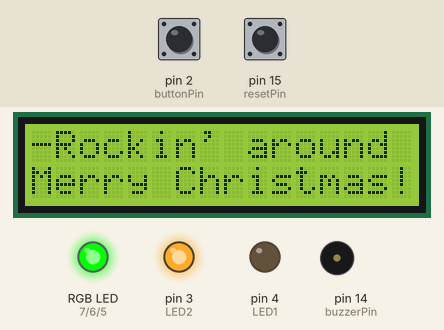
The sketch below on a simulated Arduino Uno, built with avr-gcc and run on an emulated ATmega328P. Parts: 16×2 character LCD, an RGB LED mixed from three pins (HIGH = lit), output pins drawn as LEDs (lit = HIGH), buzzer (waves = sounding). Dashed ring = blinking. Inputs (shaded band) come from the test bench; at power-on: pin 15 (resetPin) LOW, pin 2 (buttonPin) LOW.

Above: at 1.2 s.
1.3 s: pin 15 (resetPin) pulled HIGH for 0.15 s
At 1.9 s:
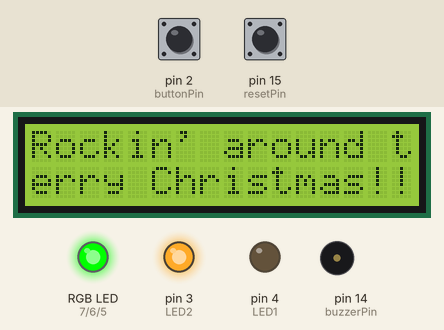
2.9 s: pin 2 (buttonPin) pulled HIGH for 0.15 s
At 3.48 s:
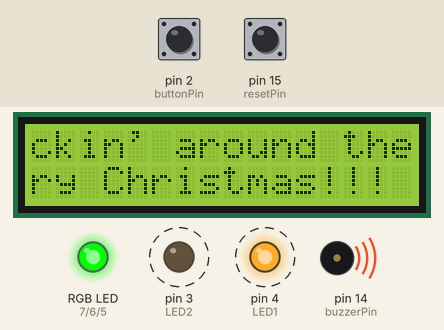
4.8 s: pin 2 (buttonPin) pulled HIGH for 1 s
At 6.0 s:
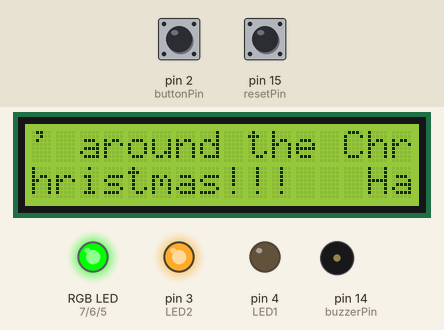
7.3 s: pin 2 (buttonPin) pulled HIGH for 0.15 s
At 7.89 s:
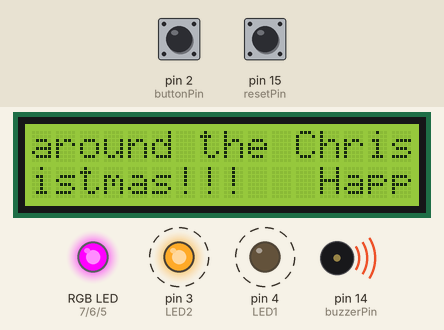
9.1 s: pin 15 (resetPin) pulled HIGH for 1 s
At 9.7 s:
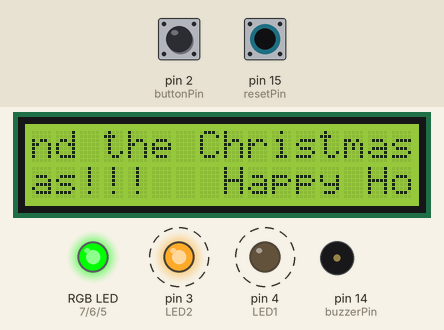
11.6 s: pin 15 (resetPin) pulled HIGH for 0.15 s
At 12.26 s:
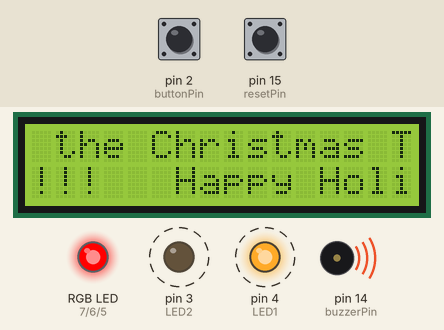
Timing chart, 0 to 16.6 s (numbered marks = the images above; inputs shaded):
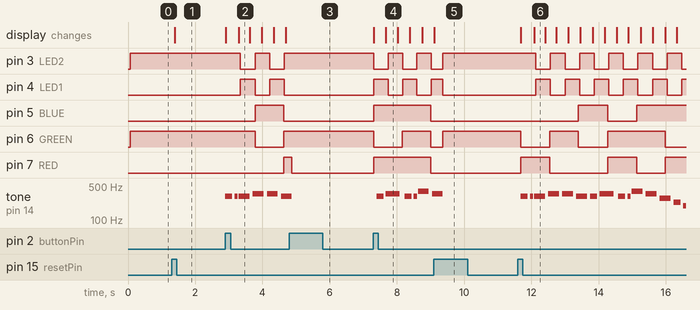

The sketch:

Pause_reset_with_song_and_RGB.ino
```cpp
const int buttonPin = 2;
const int resetPin = 15;
const int RED = 7;
const int GREEN = 6;
const int BLUE = 5;
const int LED1 = 4;
const int LED2 = 3;
boolean reading = false;
boolean previous = false;
boolean outputState = false;
boolean readingRESET = false;
boolean previousRESET = false;
boolean outputStateRESET = false;
boolean play = true;
unsigned long interval = 425.5;
unsigned long currentMillis;
unsigned long previousMillis = 0;
boolean stateLED1 = false;
boolean stateLED2 = true;
unsigned long scrollinterval = 350;
unsigned long scrollcurrentMillis;
unsigned long scrollpreviousMillis = 0;
boolean ScrollState = true;
unsigned long RGBinterval = 851;
unsigned long RGBcurrentMillis;
unsigned long RGBpreviousMillis = 0;
int RGBState = 0;
#include <LiquidCrystal.h>;
LiquidCrystal lcd(13, 12, 11, 10, 9, 8);
const int G3 =  196;
const int Ab3 = 208;
const int Bb3 = 233;
const int C4  = 262;
const int Db4 = 277;
const int Eb4 = 311;
const int E4  = 330;
const int F4  = 349;
const int G4  = 392;
const int Ab4 = 415;
const int Bb4 = 466;
const int R = 0;

int buzzerPin = 14;
int numNotes = 253;
int endingNumNotes1 = 12;
int endingNumNotes2 = 23;

int repeatedMelody[] = {
  Eb4, R, Eb4, R, Eb4, R, F4, R, F4, R,                 // Rock-in' A-round The
  Eb4, R, Eb4, R, F4, F4, R, Eb4, R, Eb4, R,            // Christ-mas Tree- at the
  G4, R, F4, R, Db4, R, Bb3, R, G3, G3, R, R, R, R,     // Christ-mas par-ty hop----

  F4, R, F4, R, F4, R, G4, R, G4, R,                    // Mis-tle-toe hung where
  F4, R, F4, R, G4, G4, R, F4, R, F4, R,                // you can see- ev-'ry
  Eb4, R, E4, R, F4, R, Db4, R, C4, R, R, R,            // cou-ple tries to stop----

  Eb4, R, Eb4, R, Eb4, R, F4, R, F4, R,                 // Rock-in' A-round The
  Eb4, R, Eb4, R, F4, F4, R, Eb4, R, Eb4, R,            // Christ-mas Tree- let the
  G4, R, F4, R, Db4, R, Bb3, R, G3, G3, R, R, R, R,     // Christ-mas spir-it ring----

  F4, R, F4, R, F4, R, G4, R, G4, R,                    // Lat-er we'll have some
  F4, R, F4, R, G4, G4, R, F4, R, F4, R,                // pun-kin pie- and we'll
  Eb4, R, E4, R, F4, R, G3, R, Ab3, R, R, R,            // do some car-ol-ing----

  F4, R, E4, R, F4, R, E4, R,                           // You will get a
  F4, R, Ab3, R, Db4, R, F4, R,                         // sen-ti-men-tal
  G4, R, Eb4, R, C4, R, Eb4, R, G4, R, R, R,            // feel-ing when you hear----

  Ab4, R, G4, R, Ab4, R, G4, R,                         // voic-es sing-ing
  Ab4, R, F4, R, G4, R, Ab4, R,                         // "Let's be jol-ly,
  Bb4, R, R, Ab4, R, G4, R, F4, R,                      // Deck----the halls with
  Eb4, R, F4, R, G4, R, Eb4, R,                         // boughs of hol-ly

  Eb4, R, Eb4, R, Eb4, R, F4, R, F4, R,                 // Rock-in' A-round The
  Eb4, R, Eb4, R, F4, F4, R, Eb4, R, Eb4, R,            // Christ-mas Tree- Have a
  G4, R, F4, R, Db4, R, Bb3, R, G3, G3, R, R, R, R,     // hap-py hol-i-day----

  F4, R, F4, R, F4, R, G4, R, G4, R,                    // Ev-'ry-one danc-ing
  F4, R, F4, R, G4, G4, R, F4, R, F4, R,                // mer-ri-ly-- in the
};
int endingMelody1[] = {
  Eb4, R, E4, R, F4, R, G3, R, Ab3, Ab3, R, R,                                               //Ending 1      // new old fash-ioned way----
};
int endingMelody2[] = {
  Eb4, R, R, E4, R, R, F4, R, R, G4, R, R, Bb4, Ab4, Ab4, Ab4, Ab4, Ab4, R, R, R, R, R,      //Ending 2      // new----old----fash----ioned----way------
};
// note durations: 4 = quarter note, 16 = eighth note, :
int repeatedNoteDurations[] = {
  6, 19.2, 12, 38.4, 4, 12.8, 4, 12.8, 4, 12.8,
  4, 12.8, 6, 19.2, 12, 4, 9.6, 6, 19.2, 12, 38.4,
  4, 12.8, 4, 12.8, 4, 12.8, 6, 19.2, 12, 2, 38.4, 2, 16, 4,

  6, 19.2, 12, 38.4, 4, 12.8, 4, 12.8, 4, 12.8,
  4, 12.8, 6, 19.2, 12, 4, 9.6, 6, 19.2, 12, 38.4,
  4, 12.8, 4, 12.8, 4, 12.8, 4, 12.8, 2, 2, 16, 4,

  6, 19.2, 12, 38.4, 4, 12.8, 4, 12.8, 4, 12.8,
  4, 12.8, 6, 19.2, 12, 4, 9.6, 6, 19.2, 12, 38.4,
  4, 12.8, 4, 12.8, 4, 12.8, 6, 19.2, 12, 2, 38.4, 2, 16, 4,

  6, 19.2, 12, 38.4, 4, 12.8, 4, 12.8, 4, 12.8,
  4, 12.8, 6, 19.2, 12, 4, 9.6, 6, 19.2, 12, 38.4,
  4, 12.8, 4, 12.8, 4, 12.8, 4, 12.8, 2, 2, 16, 4,

  4, 12.8, 4, 12.8, 4, 12.8, 4, 12.8,
  4, 12.8, 4, 12.8, 4, 12.8, 4, 12.8,
  4, 12.8, 4, 12.8, 4, 12.8, 4, 12.8, 2, 2, 16, 4,

  4, 12.8, 4, 12.8, 4, 12.8, 4, 12.8,
  4, 12.8, 4, 12.8, 4, 12.8, 4, 12.8,
  6, 19.2, 4, 12, 38.4, 4, 12.8, 4, 12.8,
  4, 12.8, 4, 12.8, 4, 12.8, 4, 12.8,

  6, 19.2, 12, 38.4, 4, 12.8, 4, 12.8, 4, 12.8,
  4, 12.8, 6, 19.2, 12, 4, 9.6, 6, 19.2, 12, 38.4,
  4, 12.8, 4, 12.8, 4, 12.8, 6, 19.2, 12, 2, 38.4, 2, 16, 4,

  6, 19.2, 12, 38.4, 4, 12.8, 4, 12.8, 4, 12.8,
  4, 12.8, 6, 19.2, 12, 4, 9.6, 6, 19.2, 12, 38.4,
};
int endingNoteDurations1[] = {
  4, 12.8, 4, 12.8, 4, 12.8, 4, 12.8, 2, 4, 4, 16,     //Ending 1
};
int endingNoteDurations2[] = {
  4, 4, 6.4, 4, 4, 6.4,             //5.25
  4, 4, 6.4, 4, 4, 6.4,               //5.25
  12, 6, 2, 4, 2, 4, 3.2, 3.2, 4, 1, 1,    //Ending 2                //
};
void setup() {
  pinMode(buttonPin, INPUT);
  pinMode(resetPin, INPUT);
  pinMode(RED, OUTPUT);
  pinMode(GREEN, OUTPUT);
  pinMode(BLUE, OUTPUT);
  pinMode(LED1, OUTPUT);
  pinMode(LED2, OUTPUT);
  pinMode(buzzerPin, OUTPUT);
  lcd.begin (16, 2);
  lcd.print ("-Rockin' around the Christmas Tree------Merry Christmas!!!   Happy Holidays!!!");
  digitalWrite(LED1, stateLED1);
  digitalWrite(LED2, stateLED2);
}
void loop() {
  reading = digitalRead(buttonPin);
  if (reading == true && previous == false) {
    outputState = !outputState;
  }
  previous = reading;

  if (outputState == false) {
    digitalWrite(BLUE, false);
    digitalWrite(RED, false);
    digitalWrite(GREEN, true);
    digitalWrite(LED1, false);
    digitalWrite(LED2, true);
    noTone(buzzerPin);
  }
  readingRESET = digitalRead(resetPin);
  if (readingRESET == true && previousRESET == false) {
    outputStateRESET = !outputStateRESET;
  }
  previousRESET = readingRESET;
  if (outputStateRESET == false) {
    digitalWrite(BLUE, false);
    digitalWrite(RED, false);
    digitalWrite(GREEN, true);
    digitalWrite(LED1, false);
    digitalWrite(LED2, true);
    noTone(buzzerPin);
    lcd.setCursor(0,0);
    lcd.print("-Rockin' around the Christmas Tree------Merry Christmas!!!   Happy Holidays!!!");
  }
  else {
    for (int thisNote = 0; thisNote < numNotes; thisNote++) {
      MillisLoop();
      pausebuttonLoop();
      resetbuttonLoop();
      if (!play) {
        RGBState = 0;
        digitalWrite(LED1, false);
        return;
      }
      int noteDuration1 = 1297 / repeatedNoteDurations[thisNote];
      tone(buzzerPin, repeatedMelody[thisNote], noteDuration1);
      for (int i = 1; i <= 16; i++) {
        delay(noteDuration1 / 16);
        MillisLoop();
      }
      noTone(buzzerPin);
    }
    for (int thisNote1 = 0; thisNote1 < endingNumNotes1; thisNote1++) {
      MillisLoop();
      pausebuttonLoop();
      resetbuttonLoop();
      if (!play) {
        RGBState = 0;
        digitalWrite(LED1, false);
        return;
      }
      int endingNoteDuration1 = 1297 / endingNoteDurations1[thisNote1];
      tone(buzzerPin, endingMelody1[thisNote1], endingNoteDuration1);
      for (int i = 1; i <= 16; i++) {
        delay(endingNoteDuration1 / 16);
        MillisLoop();
      }
      noTone(buzzerPin);
    }
    for (int thisNote = 0; thisNote < numNotes; thisNote++) {
      MillisLoop();
      pausebuttonLoop();
      resetbuttonLoop();
      if (!play) {
        RGBState = 0;
        digitalWrite(LED1, false);
        return;
      }
      int noteDuration1 = 1297 / repeatedNoteDurations[thisNote];
      tone(buzzerPin, repeatedMelody[thisNote], noteDuration1);
      for (int i = 1; i <= 16; i++) {
        delay(noteDuration1 / 16);
        MillisLoop();
      }
      noTone(buzzerPin);
    }
    for (int thisNote2 = 0; thisNote2 < endingNumNotes2; thisNote2++) {
      MillisLoop();
      pausebuttonLoop();
      resetbuttonLoop();
      if (!play) {
        RGBState = 0;
        digitalWrite(LED1, false);
        return;
      }
      int endingNoteDuration2 = 1297 / endingNoteDurations2[thisNote2];
      tone(buzzerPin, endingMelody2[thisNote2], endingNoteDuration2);
      for (int i = 1; i <= 16; i++) {
        delay(endingNoteDuration2 / 16);
        MillisLoop();
      }
      noTone(buzzerPin);
    }
  }
  delay(100);
}
void MillisLoop() {
  currentMillis = millis();
  if ((unsigned long)(currentMillis - previousMillis) >= interval) {
    stateLED1 = !stateLED1;
    stateLED2 = !stateLED2;
    digitalWrite(LED1, stateLED1);
    digitalWrite(LED2, stateLED2);
    if (!play) {
      digitalWrite(LED1, false);
      digitalWrite(LED2, true);
    }
    previousMillis = millis();
  }
  scrollcurrentMillis = millis();
  if ((unsigned long)(scrollcurrentMillis - scrollpreviousMillis) >= scrollinterval) {
    ScrollState = !ScrollState;
    lcd.scrollDisplayLeft();
    scrollpreviousMillis = millis();
  }
  RGBcurrentMillis = millis();
  if ((unsigned long)(RGBcurrentMillis - RGBpreviousMillis) >= RGBinterval) {
    reading = digitalRead(buttonPin);
    if (reading == true && previous == false) {
      outputState = !outputState;
    }
    previous = reading;
    if (outputState == true) {
      RGBState++;
      switch (RGBState) {
        case 1:
          digitalWrite(RED, true);
          digitalWrite(GREEN, false);
          digitalWrite(BLUE, false);
          break;
        case 2:
          digitalWrite(RED, false);
          digitalWrite(GREEN, true);
          digitalWrite(BLUE, false);
          break;
        case 3:
          digitalWrite(RED, false);
          digitalWrite(GREEN, false);
          digitalWrite(BLUE, true);
          break;
        case 4:
          digitalWrite(RED, true);
          digitalWrite(GREEN, true);
          digitalWrite(BLUE, false);
          break;
        case 5:
          digitalWrite(RED, false);
          digitalWrite(GREEN, true);
          digitalWrite(BLUE, true);
          break;
        case 6:
          digitalWrite(RED, true);
          digitalWrite(GREEN, false);
          digitalWrite(BLUE, true);
          break;
        case 7:
          digitalWrite(RED, true);
          digitalWrite(GREEN, true);
          digitalWrite(BLUE, true);
          break;
        case 8:
          digitalWrite(RED, false);
          digitalWrite(GREEN, false);
          digitalWrite(BLUE, false);
          RGBState = 0;
          break;
      }
    }
    RGBpreviousMillis = millis();
  }
}
void pausebuttonLoop() {
  reading = digitalRead(buttonPin);
  if (reading == true && previous == false) {
    outputState = !outputState;
  }
  previous = reading;

  while (outputState == false) {
    digitalWrite(BLUE, false);
    digitalWrite(GREEN, true);
    digitalWrite(RED, false);
    digitalWrite(LED1, false);
    digitalWrite(LED2, true);
    noTone(buzzerPin);
    reading = digitalRead(buttonPin);
    if (reading == true && previous == false) {
      outputState = !outputState;
    }
    previous = reading;
    if (outputState == true) {
      RGBState++;
    }
  }
}
void resetbuttonLoop() {
  readingRESET = digitalRead(resetPin);
  if (readingRESET == true && previousRESET == false) {
    outputStateRESET = !outputStateRESET;
  }
  previousRESET = readingRESET;
  if (outputStateRESET == false) {
    play = false;
    digitalWrite(BLUE, false);
    digitalWrite(GREEN, true);
    digitalWrite(RED, false);
    digitalWrite(LED1, false);
    digitalWrite(LED2, true);
    noTone(buzzerPin);
  }
  if (outputStateRESET == true) {
    play = true;
  }
}
```

Measured:
- after the input at 1.3 s, the display: changes after 0.10 s (image 1)
- after the input at 2.9 s, pin 3 (LED2), pin 4 (LED1): alternates HIGH for 0.44 s and LOW for 0.44 s, starting after 0.44 s
- after the input at 4.8 s, pin 3 (LED2): stops changing and stays HIGH; pin 4 (LED1): stops changing and stays LOW; pin 5 (BLUE): stays LOW (without the input it goes to HIGH after 0.70 s); pin 6 (GREEN): stays HIGH (without the input it goes to LOW after 1.6 s); tone on pin 14 (buzzerPin): goes on until 4.9 s, then stays silent
- after the input at 7.3 s, pin 3 (LED2), pin 4 (LED1): alternates HIGH for 0.43 s and LOW for 0.43 s, starting at once
- after the input at 9.1 s, pin 5 (BLUE): stays LOW (without the input it goes to HIGH after 2.5 s); pin 7 (RED): stays LOW (without the input it goes to HIGH after 0.76 s); tone on pin 14 (buzzerPin): goes on until 9.4 s, then stays silent
- after the input at 11.6 s, pin 3 (LED2): alternates HIGH for 0.43 s and LOW for 0.44 s, starting after 0.53 s; pin 4 (LED1): alternates HIGH for 0.44 s and LOW for 0.43 s, starting after 0.53 s
